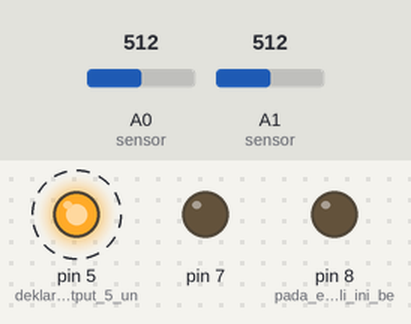
Simulated run of this sketch. Board: Arduino Uno, built with avr-gcc and run on an emulated ATmega328P. Parts: output pins drawn as LEDs (lit = HIGH). Dashed ring = blinking. The test bench sets the inputs (shaded band); at power-on: A1 (sensor) = 512, A0 (sensor) = 512. What the sketch prints to the serial monitor is not drawn.

Above: at 2.04 s.
2.4 s: A1 (sensor) set to 40
Timing chart, 0 to 32.4 s (numbered marks = the images above; inputs shaded):
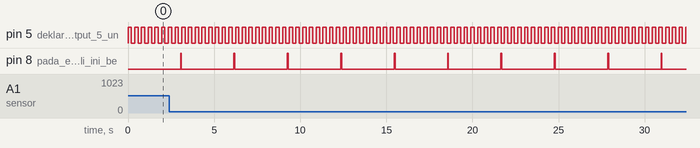

The sketch:

Tugas_final.ino
```cpp
#include <Arduino_FreeRTOS.h>
#include <semphr.h>


//SemaphoreHandle_t xSerialSemaphore;

// define two Tasks for DigitalRead & AnalogRead
void TaskBlink( void *pvParameters );
void TaskAnalogRead( void *pvParameters );
void TaskAnalogRead2( void *pvParameters );

// the setup function runs once when you press reset or power the board
void setup() {

  // initialize serial communication at 9600 bits per second:
  Serial.begin(9600);         // perintah menampilkan nilai2 yang terbaca dengan baudrate 9600
/*
  // Semaphores are useful to stop a Task proceeding, where it should be paused to wait,
  // because it is sharing a resource, such as the Serial port.
  // Semaphores should only be used whilst the scheduler is running, but we can set it up here.
  if ( xSerialSemaphore == NULL )  // Check to confirm that the Serial Semaphore has not already been created.
  {
    xSerialSemaphore = xSemaphoreCreateMutex();  // Create a mutex semaphore we will use to manage the Serial Port
    if ( ( xSerialSemaphore ) != NULL )
      xSemaphoreGive( ( xSerialSemaphore ) );  // Make the Serial Port available for use, by "Giving" the Semaphore.
  }
*/
  // Now set up two Tasks to run independently.   // pendeklarasian task yang digunakan dalam sistem dengan mengatur besar stack dan nlai
   xTaskCreate(             // prioritas bila besar maka akan menjadi prioritas awal...
    TaskBlink
    ,  (const portCHAR *)"Blink"   // A name just for humans
    ,  128  // This stack size can be checked & adjusted by reading the Stack Highwater
    ,  NULL
    ,  1  // Priority, with 1 being the highest, and 4 being the lowest.
    ,  NULL );

  xTaskCreate(
    TaskAnalogRead
    ,  (const portCHAR *) "AnalogRead"
    ,  128  // Stack size
    ,  NULL
    ,  2  // Priority
    ,  NULL );

     xTaskCreate(
    TaskAnalogRead2
    ,  (const portCHAR *) "AnalogRead"
    ,  128  // Stack size
    ,  NULL
    ,  3  // Priority
    ,  NULL );

  // Now the Task scheduler, which takes over control of scheduling individual Tasks, is automatically started.
}

void loop()
{
  // Empty. Things are done in Tasks.
}

/*--------------------------------------------------*/
/*---------------------- Tasks ---------------------*/
/*--------------------------------------------------*/
void TaskBlink(void *pvParameters)  // This is a task.
{
  (void) pvParameters;

  // initialize digital pin 13 as an output.
  pinMode(5, OUTPUT);       // deklarasi pin output 5 untuk menyalakan aktuator (led/relay/yanglainnya)
    for (;;) // A Task shall never return or exit.
  {
     digitalWrite(5, HIGH);   // eksekusi led menyala dan mati atau berkedip dengan 200 / porttick delaynya
    vTaskDelay( 200 / portTICK_PERIOD_MS ); // wait for one second
    digitalWrite(5, LOW);    // turn the LED off by making the voltage LOW
    vTaskDelay( 200 / portTICK_PERIOD_MS ); // wait for one second
  }
  }
void TaskAnalogRead( void *pvParameters __attribute__((unused)) )  // This is a Task.
{
pinMode(7, OUTPUT);
  for (;;)                       // perintah untuk merjalan selama program dijalankan looping
  {
    // read the input on analog pin 0:
    int sensorValue = analogRead(A0);    // pin yang digunakan untuk melihat nilai analog dari sensor obstacle / IR
    //int ledPin = 7;                  // pin yang digunakan untuk output eksekusi aktuator bisa motor/led/relay/dll
      Serial.println(sensorValue);   // perintah menampilkan sensor value
/*
    // See if we can obtain or "Take" the Serial Semaphore.
    // If the semaphore is not available, wait 5 ticks of the Scheduler to see if it becomes free.
    if ( xSemaphoreTake( xSerialSemaphore, ( TickType_t ) 5 ) == pdTRUE )
    {
      // We were able to obtain or "Take" the semaphore and can now access the shared resource.
      // We want to have the Serial Port for us alone, as it takes some time to print,
      // so we don't want it getting stolen during the middle of a conversion.
      // print out the value you read:
      Serial.println(sensorValue);

      xSemaphoreGive( xSerialSemaphore ); // Now free or "Give" the Serial Port for others.
    } */
                                                              // memberikan kemungkinan bila nilai2 analog muncul , ledhidup bila kurang dari 500 dan mati bila
    if (sensorValue  < 500)                                                         //lebih dari 500
    {
    digitalWrite(7, HIGH);
    }
    else (sensorValue  > 500);
    {
    digitalWrite(7, LOW);
    }
  //delay(500);  // one tick delay (15ms) in between reads for stability
        vTaskDelay(100);  // one tick delay (15ms) in between reads for stability         // durasi program task ini berjalan.

  }
    //  vTaskDelay(10);  // one tick delay (15ms) in between reads for stability

}
void TaskAnalogRead2( void *pvParameters __attribute__((unused)) )  // This is a Task.
{

  for (;;)
  {
    // read the input on analog pin 0:
    int sensorValue2 = analogRead(A1);                                                  // A1 sebagai pin analog read ke2 untuk membaca sensor optocoupler saat terdetek atau tidak
   // int ledPin2 = 8;       // pin that the LED is attached to                           // sebagai contoh pin aktuator
        Serial.println(sensorValue2);                                                   // perintah menampilkan nilai sensor
/*
    // See if we can obtain or "Take" the Serial Semaphore.
    // If the semaphore is not available, wait 5 ticks of the Scheduler to see if it becomes free.
    if ( xSemaphoreTake( xSerialSemaphore, ( TickType_t ) 5 ) == pdTRUE )
    {
      // We were able to obtain or "Take" the semaphore and can now access the shared resource.
      // We want to have the Serial Port for us alone, as it takes some time to print,
      // so we don't want it getting stolen during the middle of a conversion.
      // print out the value you read:
      Serial.println(sensorValue2);
   xSemaphoreGive( xSerialSemaphore ); // Now free or "Give" the Serial Port for others.
    }*/
        pinMode(8, OUTPUT);     // pada eksekusi kali ini berbeda yaitu berkebalikan dengan seneor IR jika nilai kurang dari
    if (sensorValue2  < 50)    // 50 maka led 8 akan menyala, bila lebih dari 50 maka led akan menyala/ HIGH
    {
    digitalWrite(8, HIGH);
    delay(50);
    }
    else (sensorValue2  > 50);
    {
    digitalWrite(8, LOW);
    delay(50);
    }
  //delay(10);  // one tick delay (15ms) in between reads for stability
        vTaskDelay(200);  // one tick delay (15ms) in between reads for stability
  }
      vTaskDelay(1);  // one tick delay (15ms) in between reads for stability // task delay yang digunakan untuk memberikan waktu pembacaan semua task selama 1 tick
}
```

Measured:
- after the input at 2.4 s, pin 8 (pada_eksekusi_kali_ini_be): alternates HIGH for 0.05 s and LOW for 3.1 s, starting after 0.65 s
- by itself, pin 5 (deklarasi_pin_output_5_un): alternates HIGH for 0.20 s and LOW for 0.20 s
